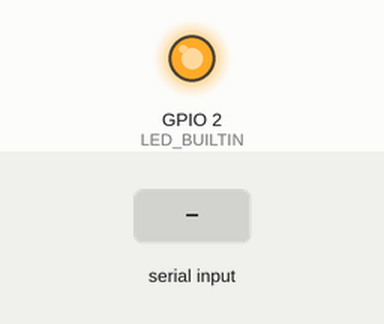
Bench run of a sketch on a simulated ESP8266 (NodeMCU). On the bench: output pins drawn as LEDs (lit = HIGH, except the on-board LED, lit = LOW). Dashed ring = blinking. The inputs (shaded band) are chosen by the test bench. WiFi joins after 1.5 s; servers stay silent unless stated; uploads are accepted with an empty reply; what the sketch prints to the serial monitor is not drawn.

Above: at 2.9 s.
3.0 s: "PSTLOG:" received over Serial
At 5.43 s:
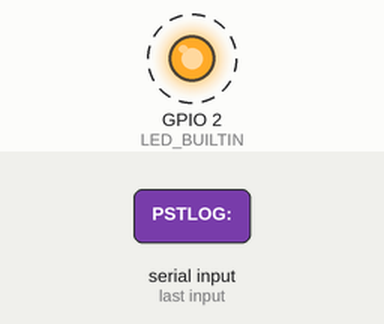
6.0 s: "90,45,200:" received over Serial
8.0 s: "30,150,10:" received over Serial
At 10.0 s:
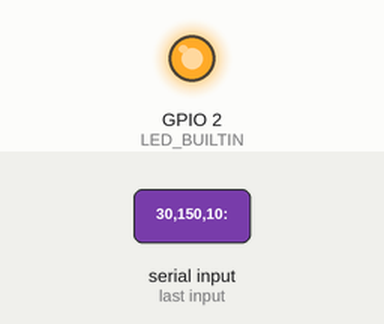
Timing chart, 0 to 11.5 s (numbered marks = the images above; inputs shaded):
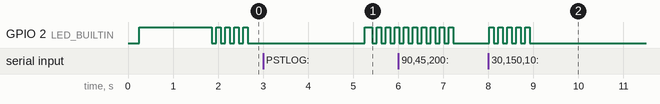

Measured:
- after the input at 3.0 s, GPIO 2 (LED_BUILTIN): alternates HIGH for 0.10 s and LOW for 0.10 s, starting after 2.3 s
- after the input at 8.0 s, GPIO 2 (LED_BUILTIN): alternates HIGH for 0.10 s and LOW for 0.10 s, 10 changes in all, then stays LOW, starting at once
- by itself, GPIO 2 (LED_BUILTIN): alternates HIGH for 0.10 s and LOW for 0.10 s

The sketch:

GardenControl02ESP.ino
```cpp
#include <ESP8266WiFi.h>

String ssid     = "Vieiras";
String password = "Welcome01";

const char* host = "iot.vieiras.xyz";
const char* deviceId   = "ESPGarden";

void setup() {
  pinMode(LED_BUILTIN, OUTPUT);

  Serial.begin(9600);
  delay(250);

  while (ssid.length() == 0 || password.length() == 0 || !tryToConnectWIFI()) {
	  captureCredentials();
  }
}

boolean tryToConnectWIFI() {
	WiFi.mode(WIFI_STA);

	digitalWrite(LED_BUILTIN, HIGH);
	for (byte i = 0; i < 5; i++) {
		Serial.print("CONATT:"); Serial.println(i);

		WiFi.disconnect();
		WiFi.begin(ssid.c_str(), password.c_str());
		if (WiFi.waitForConnectResult() != WL_CONNECTED) {
			WiFi.printDiag(Serial);
		} else {
			Serial.print("SUCCON:"); Serial.println(i);
			return true;
		}
	}
	digitalWrite(LED_BUILTIN, LOW);
	return false;
}

void captureCredentials() {
	Serial.print("REQSID:");
	while (!Serial.available()) {
		delay(100);
	}
	ssid = Serial.readString();

	Serial.print("REQPWD:");
	while (!Serial.available()) {
		delay(100);
	}
	password = Serial.readString();
}

boolean post(String url) {
	  WiFiClient client;

	  const int httpPort = 80;
	  if (!client.connect(host, httpPort)) {
		Serial.println("ERRCON:");
		return false;
	  }

	  digitalWrite(LED_BUILTIN, HIGH);
	  client.print(String("GET ") + url + " HTTP/1.1\r\n" +
				   "Host: " + host + "\r\n" +
				   "Authorization: Basic aW90OnhwdG8="
				   "Connection: close\r\n\r\n");

	  unsigned long timeout = millis();
	  while (client.available() == 0) {
		if (millis() - timeout > 5000) {
		  Serial.println("ERRTOT:"); Serial.println(millis() - timeout);
		  client.stop();
		  return false;
		}
	  }

	  /* DEBUG
	    while(client.available()){
		String line = client.readStringUntil('\r');
		Serial.print(line);
	  }*/

	  Serial.print("SUCPST:"); Serial.println(url);

	  return true;
}

boolean postLog(String details, unsigned long msAgo) {
	  String url = "/postLog?device=";
	  url += deviceId;
	  url += "&group=garden";
	  url += "&msAgo="; url.concat(msAgo);
	  url += "&details=" + details;
	  return post(url);
}

boolean postReading(String sensor, unsigned short value, unsigned long msAgo) {
	  String url = "/postReading?device=";
	  url += deviceId;
	  url += "&sensor=" + sensor;
	  url += "&value="; url.concat(value);
	  url += "&msAgo="; url.concat(msAgo);
	  return post(url);
}

void loop() {
  // Give some time to clear the serial
  for (byte i = 0; i < 5; i++) {
	digitalWrite(LED_BUILTIN, HIGH);
	delay(100);
	digitalWrite(LED_BUILTIN, LOW);
	delay(100);
  }

  Serial.print("REQCMD:");
  while (!Serial.available()) {
	delay(100);
  }
  String command = Serial.readStringUntil(':');

  if (command.equals("PSTLOG")) {
	  String details = Serial.readStringUntil('&');
	  String msAgo = Serial.readString();
	  postLog(details, msAgo.toInt());
  } else if (command.equals("PSTRDG")) {
	  String sensor = Serial.readStringUntil('&');
	  String value = Serial.readStringUntil('&');
	  String msAgo = Serial.readString();
	  postReading(sensor, value.toInt(), msAgo.toInt());
  } else {
	  Serial.println("ERRCMD:" + command);
  }
}
```
